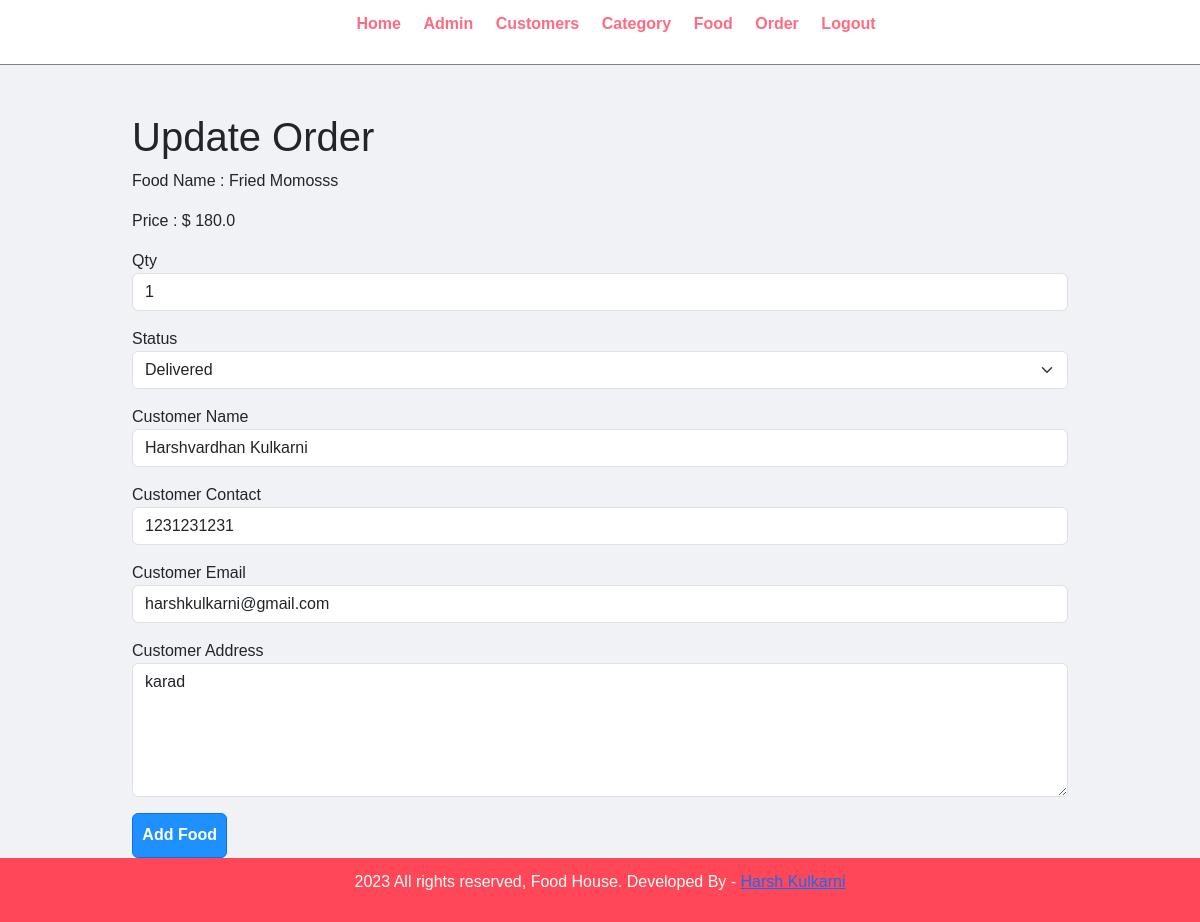
/food-order/update-order?id=1 (signed in), run on the app's committed database.
### food_order/__init__.py (models this page shows)
class Food(db.Model):
    id = db.Column(db.Integer, primary_key=True)
    title = db.Column(db.String(100), nullable=False, unique=True)
    category_id = db.Column(db.Integer, db.ForeignKey("category.id"))
    image_name = db.Column(db.String(255), nullable=True)
    description = db.Column(db.Text, nullable=True)
    price = db.Column(db.Float, nullable=False)
    featured = db.Column(db.String(10), nullable=False)
    active = db.Column(db.String(10), nullable=False)
    orders = db.relationship("Order", backref="order")

class Order(db.Model):
    id = db.Column(db.Integer, primary_key=True)
    food_id = db.Column(db.Integer, db.ForeignKey("food.id"))
    customer_id = db.Column(db.Integer, db.ForeignKey("user.id"))
    qty = db.Column(db.Integer, nullable=False)
    total = db.Column(db.Float, nullable=False)
    order_date = db.Column(db.String(20), nullable=False)
    status = db.Column(db.String(50), nullable=False)
    customer_name = db.Column(db.String(150), nullable=False)
    customer_contact = db.Column(db.String(20), nullable=False)
    customer_email = db.Column(db.String(150), nullable=False)
    customer_address = db.Column(db.String(255), nullable=False)

### food_order/order.py (the view, shortened to what this page needs)
@app.route("/food-order/update-order", methods=["POST", "GET"])
@login_required
@admin_only
def update_order():
    with app.app_context():
        order_detail = Order.query.get(request.args.get("id"))
        return render_template("admin/update_order.html", order=order_detail)

### food_order/__init__.py (called while the page is built)
@login_manager.user_loader
def load_user(user_id):
    return User.query.get(int(user_id))

def admin_only(f):
    @wraps(f)
    def wrapper(*args, **kwargs):
        if current_user.is_authenticated:
            if current_user.role == "admin":
                return f(*args, **kwargs)
            else:
                abort(403)
        else:
            return redirect(url_for("admin_index"))
    return wrapper

### food_order/templates/admin/update_order.html (shortened to what this page needs)
{% include 'admin/header.html' %}
<div class="main-content">
    <div class="wrapper">
        <h1>Update Order</h1>
        <form action="{{ url_for('update_order', id=order.id) }}" method="POST">
            <div class="form-group mb-3">
                <label>Food Name : </label>
                <label>{{ order.order.title }}</label>
            </div>
            <div class="form-group mb-3">
                <label>Price : </label>
                <label> $ {{ order.order.price }}</label>
            </div>
            <div class="form-group mb-3">
                <label for="qty">Qty</label>
                <input type="text" class="form-control" id="qty" aria-describedby="emailHelp"
                       name="qty" value="{{ order.qty }}" required>
            </div>
            <label>Status</label>
            <select class="form-select mb-3" aria-label="Default select example" name="status">
                {% if order.status == 'Ordered' %}
                <option value="Ordered" selected>Ordered</option>
                <option value="On Delivery">On Delivery</option>
                <option value="Delivered">Delivered</option>
                <option value="Cancelled">Cancelled</option>
                {% elif order.status == 'On Delivery' %}
                <option value="Ordered">Ordered</option>
                <option value="On Delivery" selected>On Delivery</option>
                <option value="Delivered">Delivered</option>
                <option value="Cancelled">Cancelled</option>
                {% elif order.status == 'Delivered' %}
                <option value="Delivered" selected>Delivered</option>
                {% elif order.status == 'Cancelled' %}
                <option value="Ordered">Ordered</option>
                <option value="On Delivery">On Delivery</option>
                <option value="Delivered">Delivered</option>
                <option value="Cancelled" selected>Cancelled</option>
                {% endif %}
            </select>
            <div class="form-group mb-3">
                <label for="customer_name">Customer Name</label>
                <input type="text" class="form-control" id="customer_name" aria-describedby="emailHelp"
                       name="customer_name" value="{{ order.customer_name }}" required>
            </div>
            <div class="form-group mb-3">
                <label for="customer_contact">Customer Contact</label>
                <input type="text" class="form-control" id="customer_contact" aria-describedby="emailHelp"
                       name="customer_contact" value="{{order.customer_contact}}" required>
            </div>
            <div class="form-group mb-3">
                <label for="customer_email">Customer Email</label>
                <input type="text" class="form-control" id="customer_email" aria-describedby="emailHelp"
                       name="customer_email" value="{{order.customer_email}}" required>
            </div>
            <div class="form-group mb-3">
                <label for="exampleFormControlTextarea1">Customer Address</label>
                <textarea class="form-control" id="exampleFormControlTextarea1"
                          name="customer_address" cols="30" rows="5">{{order.customer_address}}</textarea>
            </div>
            <div>
                <button type="submit" class="btn btn-primary mb-3" name="submit">Add Food</button>
            </div>
        </form>
    </div>
</div>
{% include 'admin/footer.html' %}

### food_order/static/css/admin.css (style rules this page uses)
* { margin: 0; padding: 0; font-family: Arial, Helvetica, sans-serif; }
.wrapper { padding: 1%; width: 80%; margin: 0 auto; }
.btn-primary { background-color: #1e90ff; padding: 1%; color: white; text-decoration: none; font-weight: bold; }
.main-content { background-color: #f1f2f6; padding: 3% 0; }

### data on the page
Food: order "Fried Momosss", order.price "180.0"
Order: qty "1", status "Delivered", customer_name "Harshvardhan Kulkarni", customer_contact "1231231231", customer_email "harshkulkarni@gmail.com", customer_address "karad"
